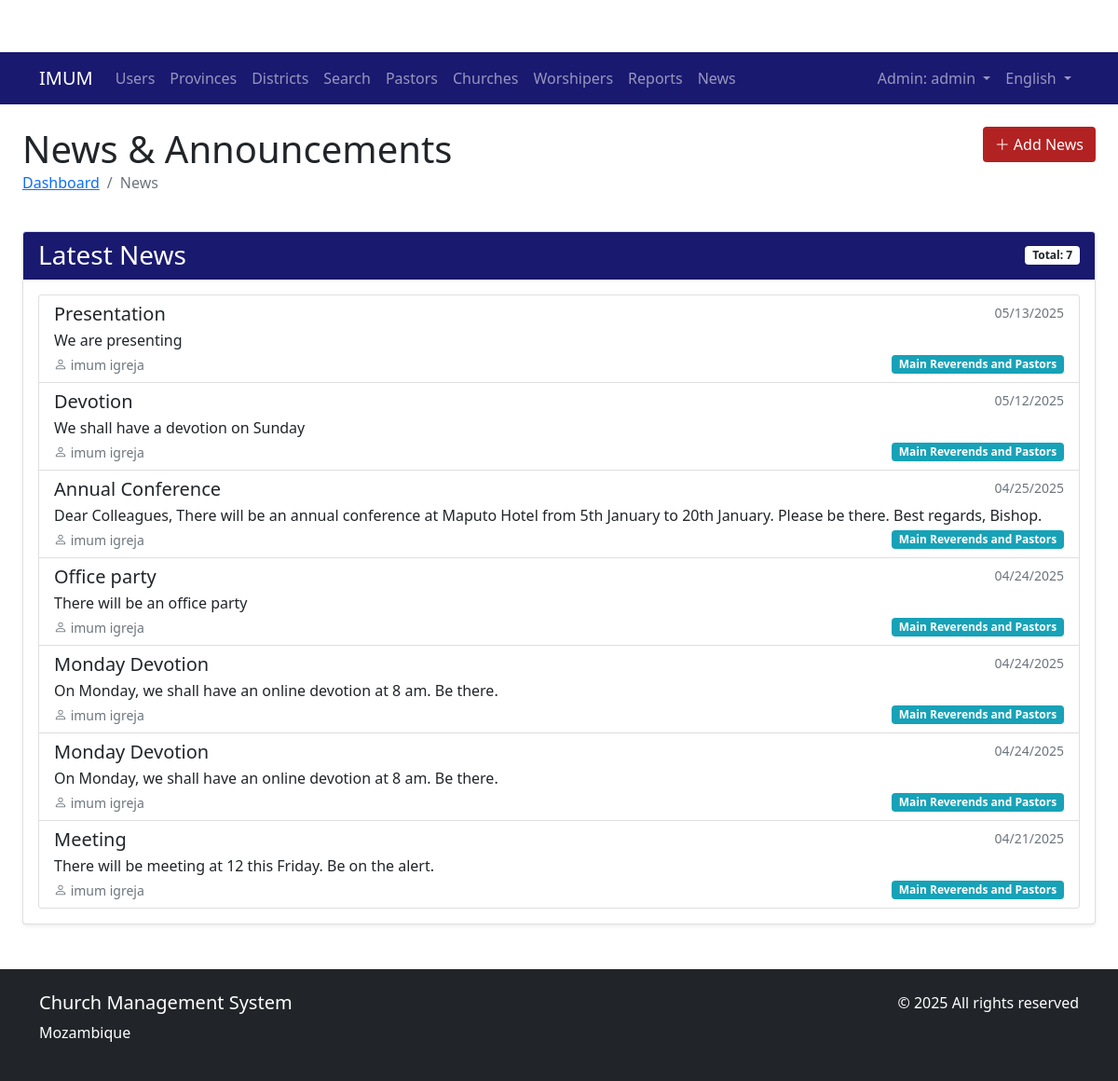
The page /news/ (signed in) on the database its author committed.
### church/models.py (models this page shows, shortened)
class User(AbstractUser):
    ROLE_CHOICES = (
        ('ADMIN', _('Admin')),
        ('MAIN_REVEREND', _('Main Reverend')),
        ('PASTOR', _('Pastor')),
    )
    GENDER_CHOICES = (
        ('M', _('Male')),
        ('F', _('Female')),
        ('O', _('Other')),
    )
    PASTOR_CATEGORY_CHOICES = (
        ('DEACON', _('Deacon')),
        ('PROBATIONARY', _('Probationary')),
        ('PRESBYTER', _('Presbyter')),
    )
    role = models.CharField(max_length=20, choices=ROLE_CHOICES, default='PASTOR')
    phone_number = models.CharField(max_length=20, blank=True, null=True)
    profile_picture = models.ImageField(upload_to='profile_pics/', blank=True, null=True)
    address = models.TextField(blank=True, null=True)
    gender = models.CharField(max_length=1, choices=GENDER_CHOICES, blank=True, null=True)
    date_of_birth = models.DateField(blank=True, null=True)
    created_by = models.ForeignKey(
        'self',
        on_delete=models.SET_NULL,
        null=True,
        blank=True,
        related_name='created_users',
        verbose_name=_('Created By')
    )
    groups = models.ManyToManyField(
        Group,
        verbose_name=_('groups'),
        blank=True,
        help_text=_(
            'The groups this user belongs to. A user will get all permissions '
            'granted to each of their groups.'
        ),
        related_name="church_user_set",
        related_query_name="church_user",
    )
    user_permissions = models.ManyToManyField(
        Permission,
        verbose_name=_('user permissions'),
        blank=True,
        help_text=_('Specific permissions for this user.'),
        related_name="church_user_set",
        related_query_name="church_user",
    )
    pastor_category = models.CharField(
        max_length=20,
        choices=PASTOR_CATEGORY_CHOICES,
        null=True,
        blank=True,
        verbose_name=_('Pastor Category')
    )
    class Meta:
        verbose_name = _('user')
        verbose_name_plural = _('users')

class News(models.Model):
    title = models.CharField(max_length=200)
    content = models.TextField()
    author = models.ForeignKey(User, on_delete=models.CASCADE)
    created_at = models.DateTimeField(auto_now_add=True)
    updated_at = models.DateTimeField(auto_now=True)
    is_published = models.BooleanField(default=True)
    emails_sent = models.BooleanField(default=False)
    email_sent_at = models.DateTimeField(null=True, blank=True)
    target_audience = models.CharField(max_length=20, choices=(
        ('ALL', _('All Users')),
        ('REVERENDS', _('Main Reverends and Pastors')),
        ('PASTORS', _('Pastors Only')),
    ), default='ALL')
    class Meta:
        verbose_name = _('News')
        verbose_name_plural = _('News')
        ordering = ['-created_at']

### church/views.py (the view)
# urls.py: path('news/', views.news_list, name='news_list'),
@login_required
def news_list(request):
    if request.user.is_superuser or request.user.role == 'ADMIN':
        queryset = News.objects.all()
    elif request.user.role == 'MAIN_REVEREND':
        queryset = News.objects.filter(
            is_published=True,
            target_audience__in=['ALL', 'REVERENDS']
        )
    elif request.user.role == 'PASTOR':
        queryset = News.objects.filter(
            is_published=True,
            target_audience__in=['ALL', 'REVERENDS', 'PASTORS']
        )
    else:
        messages.error(request, _('You do not have permission to access this page.'))
        return redirect('dashboard')
    queryset = queryset.order_by('-created_at')
    page_obj, per_page = get_paginated_queryset(request, queryset)
    context = {
        'page_obj': page_obj,
        'per_page': per_page,
    }
    return render(request, 'church/news/list.html', context)

### church/views.py (called while the page is built)
def get_paginated_queryset(request, queryset, default_per_page=30):
    per_page = request.GET.get('per_page', default_per_page)
    try:
        per_page = int(per_page)
        if per_page not in [30, 50, 100]:
            per_page = default_per_page
    except ValueError:
        per_page = default_per_page
    paginator = Paginator(queryset, per_page)
    page = request.GET.get('page')
    paginated = paginator.get_page(page)
    return paginated, per_page

### templates/church/news/list.html (shortened to what this page needs)
{% extends "church/base.html" %}
{% load i18n %}
{% block content %}
<div class="container-fluid">
    <div class="row mb-4">
        <div class="col">
            <h1 class="mb-0">{% trans "News & Announcements" %}</h1>
            <nav aria-label="breadcrumb">
                <ol class="breadcrumb">
                    <li class="breadcrumb-item"><a href="{% url 'church:dashboard' %}">{% trans "Dashboard" %}</a></li>
                    <li class="breadcrumb-item active" aria-current="page">{% trans "News" %}</li>
                </ol>
            </nav>
        </div>
        {% if user.is_superuser or user.role == 'ADMIN' or user.role == 'MAIN_REVEREND' %}
        <div class="col-auto">
            <a href="{% url 'church:news_create' %}" class="btn" style="background-color: #B22222; color: white;">
                <i class="bi bi-plus-lg"></i> {% trans "Add News" %}
            </a>
        </div>
        {% endif %}
    </div>
    <div class="card shadow-sm">
        <div class="card-header" style="background-color: #191970; color: white;">
            <div class="d-flex justify-content-between align-items-center">
                <h3 class="card-title mb-0">{% trans "Latest News" %}</h3>
                <span class="badge bg-white text-dark">
                    {% trans "Total" %}: {{ page_obj.paginator.count }}
                </span>
            </div>
        </div>
        <div class="card-body">
            {% if page_obj %}
            <div class="list-group">
                {% for news in page_obj %}
                <a href="{% url 'church:news_detail' news.pk %}" class="list-group-item list-group-item-action">
                    <div class="d-flex w-100 justify-content-between">
                        <h5 class="mb-1">{{ news.title }}</h5>
                        <small class="text-muted">{{ news.created_at|date:"SHORT_DATE_FORMAT" }}</small>
                    </div>
                    <p class="mb-1">{{ news.content|truncatewords:30 }}</p>
                    <div class="d-flex justify-content-between align-items-center">
                        <small class="text-muted">
                            <i class="bi bi-person"></i> {{ news.author.get_full_name }}
                        </small>
                        <span class="badge
                            {% if news.target_audience == 'ALL' %}bg-primary
                            {% elif news.target_audience == 'REVERENDS' %}bg-info
                            {% else %}bg-secondary
                            {% endif %}">
                            {{ news.get_target_audience_display }}
                        </span>
                    </div>
                </a>
                {% endfor %}
            </div>
            {% endif %}
        </div>
    </div>
</div>
{% endblock %}

### templates/church/base.html (shortened to what this page needs)
<!DOCTYPE html>
{% load i18n static %}
<html lang="{% if LANGUAGE_CODE %}{{ LANGUAGE_CODE }}{% else %}en{% endif %}">
<head>
    <link href="https://cdn.jsdelivr.net/npm/bootstrap@5.1.3/dist/css/bootstrap.min.css" rel="stylesheet">
    <link rel="stylesheet" href="https://cdn.jsdelivr.net/npm/bootstrap-icons@1.8.1/font/bootstrap-icons.css">
    <link rel="stylesheet" href="{% static 'css/custom.css' %}">
</head>
<body>
    <nav class="navbar navbar-expand-lg navbar-dark" style="background-color: #191970;">
        <div class="container">
            <a class="navbar-brand" href="{% url 'church:dashboard' %}">IMUM</a>
            <div class="collapse navbar-collapse" id="navbarNav">
                <ul class="navbar-nav me-auto">
                    {% if user.is_authenticated %}
                        {% if user.is_superuser or user.role == 'ADMIN' %}
                            <li class="nav-item">
                                <a class="nav-link" href="{% url 'church:user_list' %}">{% trans "Users" %}</a>
                            </li>
                            <li class="nav-item">
                                <a class="nav-link" href="{% url 'church:province_list' %}">{% trans "Provinces" %}</a>
                            </li>
                            <li class="nav-item">
                                <a class="nav-link" href="{% url 'church:district_list' %}">{% trans "Districts" %}</a>
                            </li>
                            <li class="nav-item">
                                <a class="nav-link" href="{% url 'church:search' %}">{% trans "Search" %}</a>
                            </li>
                        {% endif %}
                        {% if user.is_superuser or user.role == 'ADMIN' or user.role == 'MAIN_REVEREND' %}
                            <li class="nav-item">
                                <a class="nav-link" href="{% url 'church:pastor_list' %}">{% trans "Pastors" %}</a>
                            </li>
                            <li class="nav-item">
                                <a class="nav-link" href="{% url 'church:church_list' %}">{% trans "Churches" %}</a>
                            </li>
                        {% endif %}
                        <li class="nav-item">
                            <a class="nav-link" href="{% url 'church:worshiper_list' %}">{% trans "Worshipers" %}</a>
                        </li>
                        <li class="nav-item">
                            <a class="nav-link" href="{% url 'church:reports' %}">{% trans "Reports" %}</a>
                        </li>
                        <li class="nav-item">
                            <a class="nav-link" href="{% url 'church:news_list' %}">{% trans "News" %}</a>
                        </li>
                    {% endif %}
                </ul>
                <ul class="navbar-nav">
                    {% if user.is_authenticated %}
                        <li class="nav-item dropdown">
                            <a class="nav-link dropdown-toggle" href="#" id="navbarDropdown" role="button" data-bs-toggle="dropdown">
                                {{ user.get_role_display }}: {{ user.username }}
                            </a>
                        </li>
                    {% else %}
                        <li class="nav-item">
                            <a class="nav-link" href="{% url 'church:login' %}">{% trans "Login" %}</a>
                        </li>
                    {% endif %}
                    <li class="nav-item dropdown">
                        <a class="nav-link dropdown-toggle" href="#" id="languageDropdown" role="button" data-bs-toggle="dropdown">
                            {% if LANGUAGE_CODE == 'pt' %}Português{% else %}English{% endif %}
                        </a>
                    </li>
                </ul>
            </div>
        </div>
    </nav>
    <div class="container-fluid mt-4">
        {% block content %}
        {% endblock %}
    </div>
    <footer class="bg-dark text-white py-4 mt-5">
        <div class="container">
            <div class="row">
                <div class="col-md-6">
                    <h5>{% trans "Church Management System" %}</h5>
                    <p>{% trans "Mozambique" %}</p>
                </div>
                <div class="col-md-6 text-md-end">
                    <p>&copy; {% now "Y" %} {% trans "All rights reserved" %}</p>
                </div>
            </div>
        </div>
    </footer>
</body>
</html>

### static/css/custom.css (style rules this page uses)
:root { --primary-color: #B22222; --secondary-color: #191970; }
body { padding-top: 56px; }
.navbar { background-color: var(--secondary-color) !important; }
.card-header { font-weight: 600; }
.badge.bg-info { background-color: #17a2b8 !important; }

### rows shown on the page
User: role "Admin", username "admin"
News: title "Presentation", created_at "05/13/2025", content "We are presenting", author.get_full_name "imum igreja", target_audience "Main Reverends and Pastors"
News: title "Devotion", created_at "05/12/2025", content "We shall have a devotion on Sunday", author.get_full_name "imum igreja", target_audience "Main Reverends and Pastors"
News: title "Annual Conference", created_at "04/25/2025", content "Dear Colleagues, There will be an annual conference at Maputo Hotel from 5th January to 20th January. Please be there. Best regards, Bishop.", author.get_full_name "imum igreja", target_audience "Main Reverends and Pastors"
News: title "Office party", created_at "04/24/2025", content "There will be an office party", author.get_full_name "imum igreja", target_audience "Main Reverends and Pastors"
News: title "Monday Devotion", created_at "04/24/2025", content "On Monday, we shall have an online devotion at 8 am. Be there.", author.get_full_name "imum igreja", target_audience "Main Reverends and Pastors"
News: title "Monday Devotion", created_at "04/24/2025", content "On Monday, we shall have an online devotion at 8 am. Be there.", author.get_full_name "imum igreja", target_audience "Main Reverends and Pastors"
News: title "Meeting", created_at "04/21/2025", content "There will be meeting at 12 this Friday. Be on the alert.", author.get_full_name "imum igreja", target_audience "Main Reverends and Pastors"

### other values the page prints
{{ page_obj.paginator.count }} "7"
